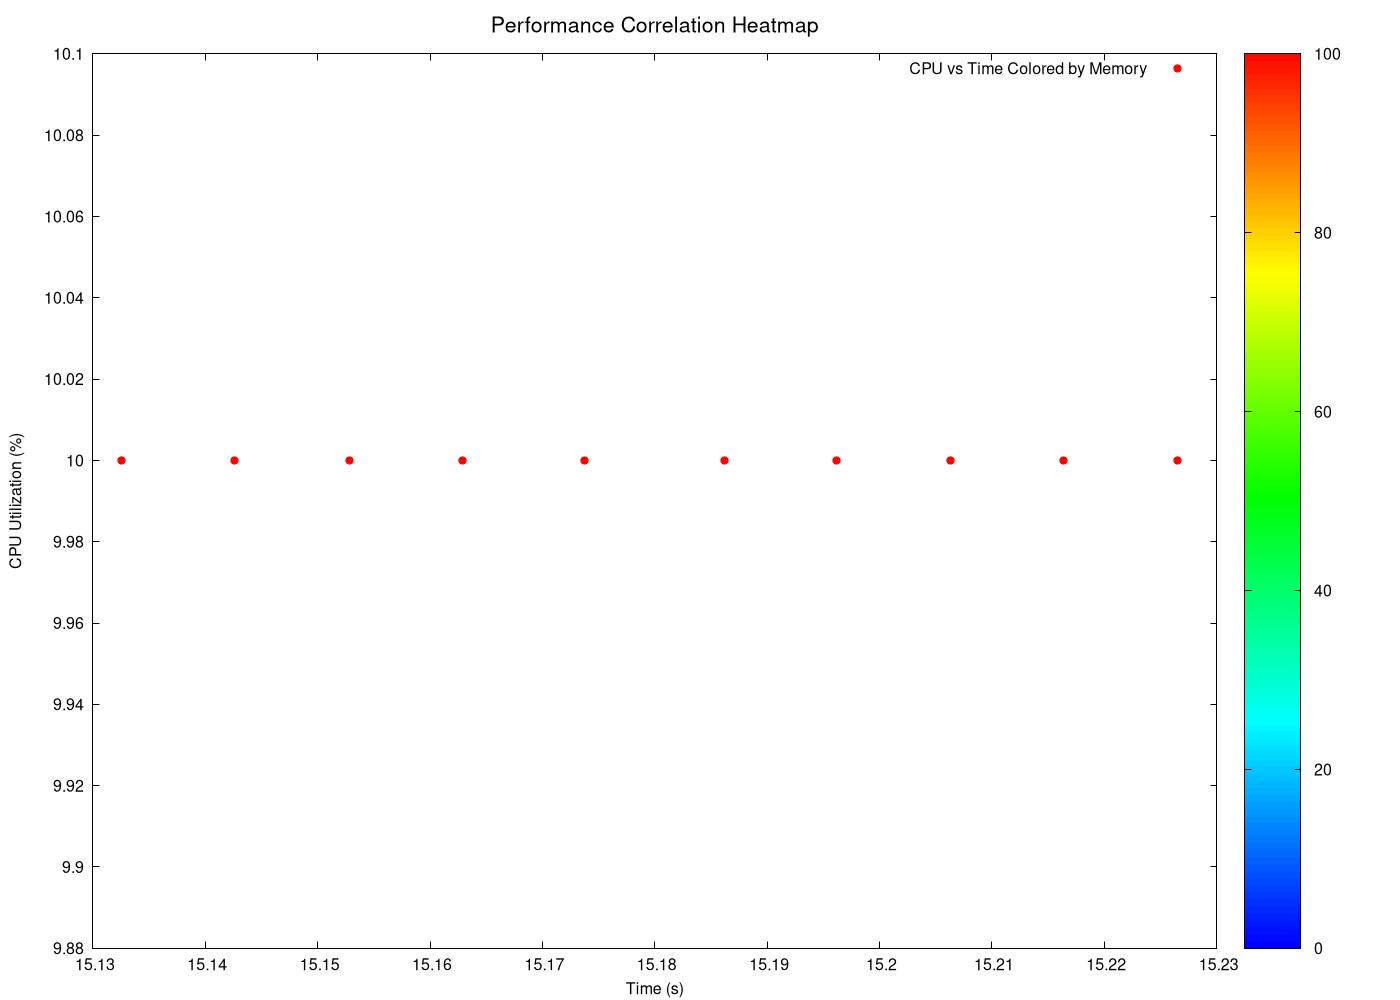

Source code (gnuplot):
# GNUplot script for 3D heatmaps
set terminal pngcairo enhanced font 'Helvetica,12' size 1400,1000
set output 'png/heap_sort_20260131_225833_3d_heatmap_heatmap.png'

set title 'Performance Correlation Heatmap' font 'Helvetica,16'
set xlabel 'Time (s)' font 'Helvetica,12'
set ylabel 'CPU Utilization (%)' font 'Helvetica,12'
set zlabel 'Memory Usage (MB)' font 'Helvetica,12'

# Configure pm3d for heatmap
set pm3d map
set palette defined (0 '#0000ff', 1 '#00ffff', 2 '#00ff00', 3 '#ffff00', 4 '#ff0000')
set cbrange [0:]
set view map

# 2D heatmap projection (since we have time-series data)
plot 'png/heap_sort_20260131_225833_3d_heatmap_heatmap.dat' using 1:2:3 with points palette pt 7 ps 1.2 title 'CPU vs Time Colored by Memory'
